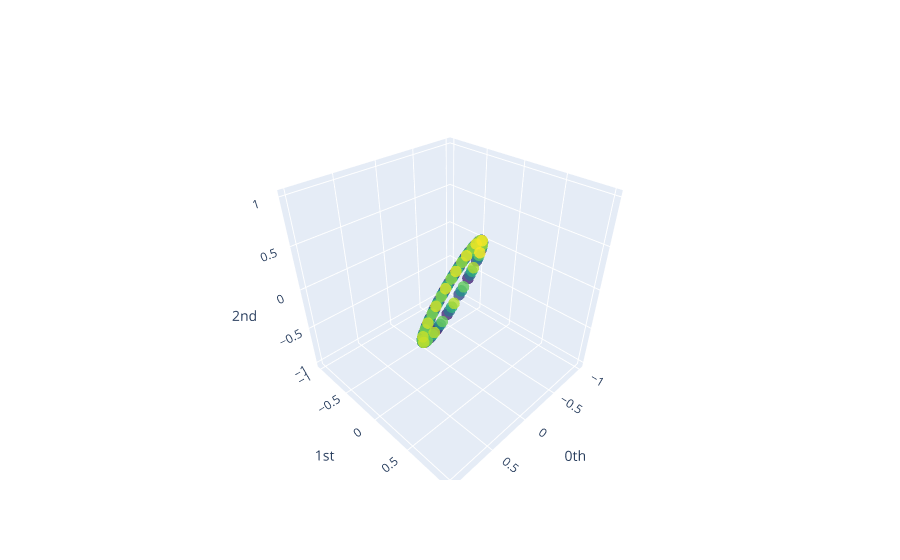

The code cell stored with this chart in its notebook:
### Code cell
y_periodic_embedded = embedder_periodic.fit_transform(y_periodic)
from gtda.plotting import plot_point_cloud
plot_point_cloud(y_periodic_embedded)
